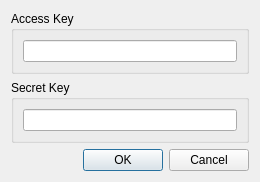
<?xml version="1.0" encoding="UTF-8"?>
<ui version="4.0">
 <class>KeySettingDialog</class>
 <widget class="QDialog" name="KeySettingDialog">
  <property name="geometry">
   <rect>
    <x>0</x>
    <y>0</y>
    <width>260</width>
    <height>170</height>
   </rect>
  </property>
  <property name="windowTitle">
   <string>Key Settings</string>
  </property>
  <layout class="QVBoxLayout" name="verticalLayout_3">
   <item>
    <widget class="QGroupBox" name="accessGroupBox">
     <property name="title">
      <string>Access Key</string>
     </property>
     <layout class="QVBoxLayout" name="verticalLayout_4">
      <item>
       <widget class="QLineEdit" name="accessKeyInput"/>
      </item>
     </layout>
    </widget>
   </item>
   <item>
    <widget class="QGroupBox" name="secretGroupBox">
     <property name="title">
      <string>Secret Key</string>
     </property>
     <layout class="QVBoxLayout" name="verticalLayout_5">
      <item>
       <widget class="QLineEdit" name="secretKeyInput">
        <property name="echoMode">
         <enum>QLineEdit::Password</enum>
        </property>
       </widget>
      </item>
     </layout>
    </widget>
   </item>
   <item>
    <widget class="QDialogButtonBox" name="buttonBox">
     <property name="standardButtons">
      <set>QDialogButtonBox::Cancel|QDialogButtonBox::Ok</set>
     </property>
    </widget>
   </item>
  </layout>
 </widget>
 <resources/>
 <connections/>
</ui>
